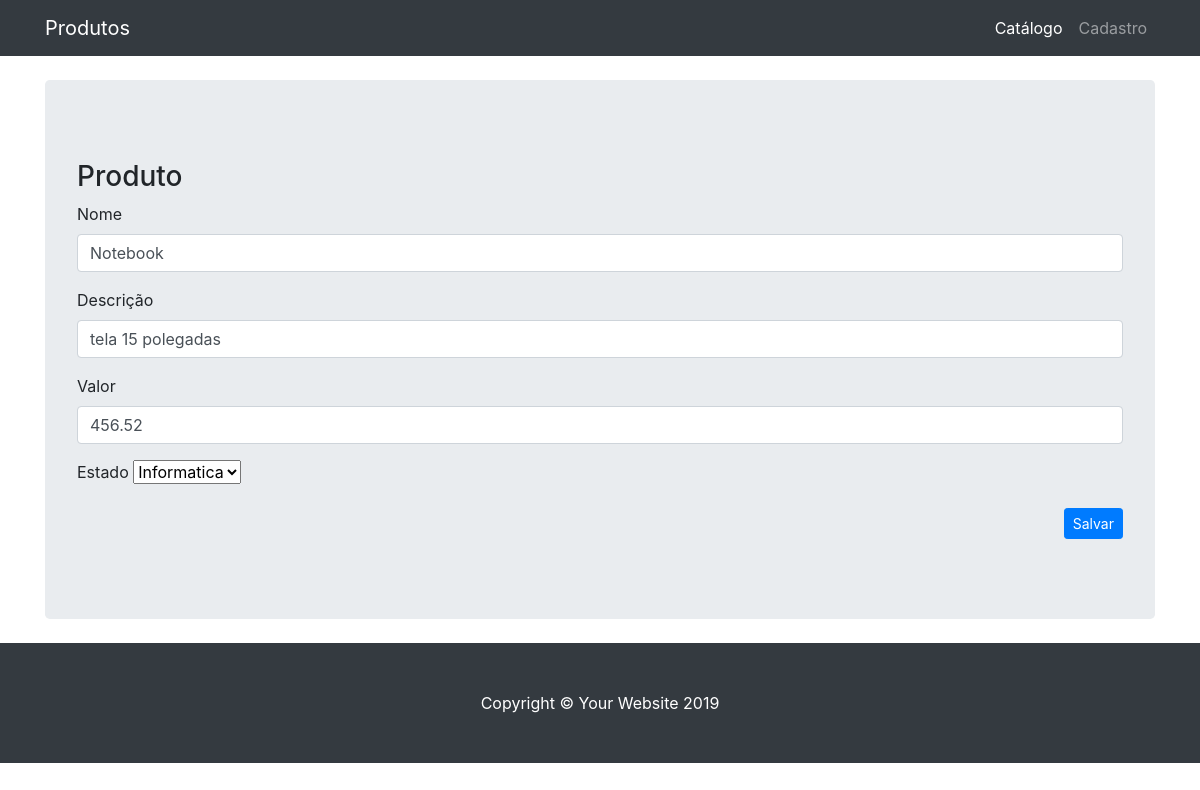
The page /formProduto.php?id=3 on the database its author committed.
### tables this page shows
CREATE TABLE `produto` (
  `codigo` int(11) NOT NULL AUTO_INCREMENT,
  `nome` varchar(100) DEFAULT NULL,
  `descricao` varchar(20) DEFAULT NULL,
  `valor` float(10,2) DEFAULT NULL,
  `categoria` varchar(20) DEFAULT NULL,
  PRIMARY KEY (`codigo`)
);

CREATE TABLE `categoria` (
  `codigo` int(11) NOT NULL AUTO_INCREMENT,
  `categoria` varchar(100) DEFAULT NULL,
  PRIMARY KEY (`codigo`)
);

### formProduto.php (the view, shortened to what this page needs)
<!DOCTYPE html>
<html lang="en">
<head>
  <link href="vendor/bootstrap/css/bootstrap.min.css" rel="stylesheet">
  <link href="css/heroic-features.css" rel="stylesheet">
</head>
<body>
  <nav class="navbar navbar-expand-lg navbar-dark bg-dark fixed-top">
    <div class="container">
      <a class="navbar-brand" href="#">Produtos</a>
      <div class="collapse navbar-collapse" id="navbarResponsive">
        <ul class="navbar-nav ml-auto">
          <li class="nav-item active">
            <a class="nav-link" href="index.php">Catálogo
            </a>
          </li>
          <li class="nav-item">
            <a class="nav-link" href="formProduto.php">Cadastro</a>
          </li>
        </ul>
      </div>
    </div>
  </nav>
  <?php
      $nome="";
      $descricao="";
      $valor=0;
      $categoria="";
      $con = mysqli_connect("localhost","bob","bob","univille");
      if(isset($_GET['id'])){
          $select = "select * from produto where codigo = ?";
          $stmt = mysqli_prepare($con, $select);
          mysqli_stmt_bind_param($stmt, "i", $_GET['id']);
          mysqli_stmt_execute($stmt);
          mysqli_stmt_bind_result($stmt, $result);
          $result = mysqli_stmt_get_result($stmt);
          $row = $result->fetch_assoc();
          $nome = $row['nome'];
          $descricao = $row['descricao'];
          $valor = $row['valor'];
          $categoria = $row['categoria'];
      }
      $sqlcategoria = "select * from categoria";
      $resultcategorias = mysqli_query($con,$sqlcategoria);
  ?>
  <div class="container">
    <header class="jumbotron my-4">
      <p class="lead">
          <h3>Produto</h3>
          <form method="post" action="saveProduto.php">
            <div class="form-group">
                <label for="txtNome">Nome</label>
                <input type="text" class="form-control" id="txtNome"
                  name="txtNome" value="<?=$nome?>">
            </div>
            <div class="form-group">
                <label for="txtEndereco">Descrição</label>
                <input type="text" class="form-control" id="txtDescricao"
                  name="txtDescricao" value="<?=$descricao?>">
            </div>
            <div class="form-group">
                <label for="txtEndereco">Valor</label>
                <input type="float" class="form-control" id="txtValor"
                  name="txtValor" value="<?=$valor?>">
            </div>
            <div class="form-group">
                <label for="txtCategoria">Estado</label>
                <select id="txtCategoria" name="txtCategoria">
                   <?php
                      while($rowcategoria = $resultcategorias->fetch_row()){
                   ?>
                   <option value="<?=$rowcategoria[1]?>" <?=($categoria==$rowcategoria[1]?"selected":"")?> ><?=$rowcategoria[1]?></option>
                   <?php
                      }
                   ?>
                </select>
            </div>
            <p align="right">
              <button type="submit" class="btn btn-primary btn-sm">Salvar</button>
            </p>
          </form>
      </p>
    </header>
  </div>
  <footer class="py-5 bg-dark">
    <div class="container">
      <p class="m-0 text-center text-white">Copyright &copy; Your Website 2019</p>
    </div>
  </footer>
</body>
</html>

### css/heroic-features.css (style rules this page uses)
body { padding-top: 56px; }

### rows shown on the page
produto: txtNome "Notebook", txtDescricao "tela 15 polegadas", txtValor "456.52", txtCategoria "Informatica"
